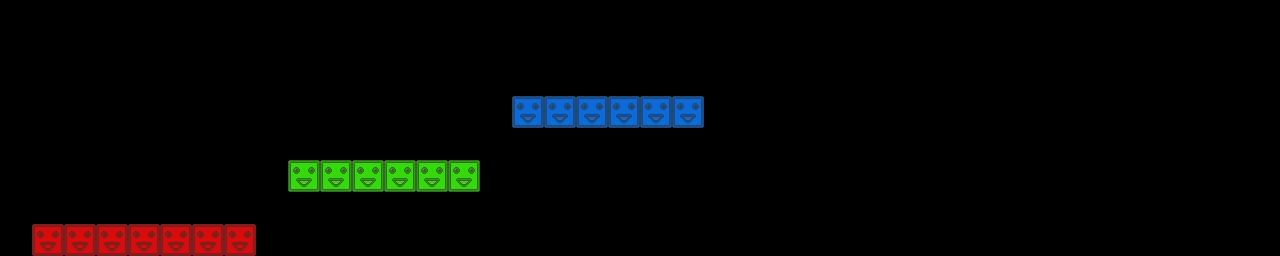

This game map was drawn from its Tiled (.tmx) file and the tilesets committed beside it. A one-line description and the trimmed map source follow:
An orthogonal 40x8 tile map with 32x32 px tiles, 3 tile layers (green, red, blue) and 17 objects.

<map version="1.0" orientation="orthogonal" renderorder="right-down" width="40" height="8" tilewidth="32" tileheight="32" nextobjectid="37">
 <tileset firstgid="1" name="blocks" tilewidth="32" tileheight="32" tilecount="3" columns="3">
  <image source="blocks.png" width="96" height="32" />
 </tileset>
 <layer name="green" width="40" height="8">
  <data>[320 cells, 6 non-empty, 1 distinct tile ids]</data>
 </layer>
 <layer name="red" width="40" height="8">
  <data>[320 cells, 7 non-empty, 1 distinct tile ids]</data>
 </layer>
 <layer name="blue" width="40" height="8">
  <data>[320 cells, 6 non-empty, 1 distinct tile ids]</data>
 </layer>
 <objectgroup name="crystals">
  <object id="20" x="107" y="181">
   <ellipse />
  </object>
  <object id="21" x="47" y="179">
   <ellipse />
  </object>
  <object id="22" x="118" y="210">
   <ellipse />
  </object>
  <object id="23" x="163" y="185">
   <ellipse />
  </object>
  <object id="24" x="151" y="136">
   <ellipse />
  </object>
  <object id="25" x="99" y="136">
   <ellipse />
  </object>
  <object id="26" x="219" y="162">
   <ellipse />
  </object>
  <object id="27" x="207" y="205">
   <ellipse />
  </object>
  <object id="28" x="199" y="130">
   <ellipse />
  </object>
  <object id="29" x="257" y="135">
   <ellipse />
  </object>
  <object id="30" x="245" y="206">
   <ellipse />
  </object>
  <object id="31" x="55" y="140">
   <ellipse />
  </object>
  <object id="32" x="124" y="97">
   <ellipse />
  </object>
  <object id="33" x="62" y="91">
   <ellipse />
  </object>
  <object id="34" x="187" y="92">
   <ellipse />
  </object>
  <object id="35" x="270" y="99">
   <ellipse />
  </object>
  <object id="36" x="238" y="82">
   <ellipse />
  </object>
 </objectgroup>
</map>
